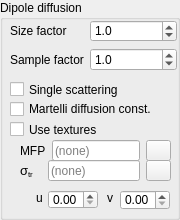
<?xml version="1.0" encoding="UTF-8"?>
<ui version="4.0">
 <class>DipoleBSSRDFSettings</class>
 <widget class="QGroupBox" name="DipoleBSSRDFSettings">
  <property name="geometry">
   <rect>
    <x>0</x>
    <y>0</y>
    <width>180</width>
    <height>220</height>
   </rect>
  </property>
  <property name="minimumSize">
   <size>
    <width>0</width>
    <height>220</height>
   </size>
  </property>
  <property name="maximumSize">
   <size>
    <width>16777215</width>
    <height>220</height>
   </size>
  </property>
  <property name="windowTitle">
   <string>GroupBox</string>
  </property>
  <property name="title">
   <string>Dipole diffusion</string>
  </property>
  <widget class="QWidget" name="formLayoutWidget_4">
   <property name="geometry">
    <rect>
     <x>10</x>
     <y>20</y>
     <width>167</width>
     <height>51</height>
    </rect>
   </property>
   <layout class="QFormLayout" name="formLayout_7">
    <item row="0" column="0">
     <widget class="QLabel" name="subsurfaceSizeLabel">
      <property name="text">
       <string>Size factor</string>
      </property>
     </widget>
    </item>
    <item row="0" column="1">
     <widget class="QDoubleSpinBox" name="subsurfaceSizeSpinBox">
      <property name="maximumSize">
       <size>
        <width>100</width>
        <height>16777215</height>
       </size>
      </property>
      <property name="decimals">
       <number>1</number>
      </property>
      <property name="maximum">
       <double>100000.000000000000000</double>
      </property>
      <property name="singleStep">
       <double>0.100000000000000</double>
      </property>
      <property name="value">
       <double>1.000000000000000</double>
      </property>
     </widget>
    </item>
    <item row="1" column="0">
     <widget class="QLabel" name="subsurfaceSampleFactorLabel">
      <property name="text">
       <string>Sample factor</string>
      </property>
     </widget>
    </item>
    <item row="1" column="1">
     <widget class="QDoubleSpinBox" name="subsurfaceSampleFactorSpinBox">
      <property name="maximumSize">
       <size>
        <width>100</width>
        <height>16777215</height>
       </size>
      </property>
      <property name="decimals">
       <number>1</number>
      </property>
      <property name="maximum">
       <double>100000.000000000000000</double>
      </property>
      <property name="value">
       <double>1.000000000000000</double>
      </property>
     </widget>
    </item>
   </layout>
  </widget>
  <widget class="QCheckBox" name="singleScatteringCheckBox">
   <property name="geometry">
    <rect>
     <x>10</x>
     <y>80</y>
     <width>161</width>
     <height>19</height>
    </rect>
   </property>
   <property name="text">
    <string>Single scattering</string>
   </property>
  </widget>
  <widget class="QCheckBox" name="martelliDCheckBox">
   <property name="geometry">
    <rect>
     <x>10</x>
     <y>99</y>
     <width>161</width>
     <height>20</height>
    </rect>
   </property>
   <property name="text">
    <string>Martelli diffusion const.</string>
   </property>
  </widget>
  <widget class="QCheckBox" name="textureCheckBox">
   <property name="geometry">
    <rect>
     <x>10</x>
     <y>120</y>
     <width>91</width>
     <height>19</height>
    </rect>
   </property>
   <property name="text">
    <string>Use textures</string>
   </property>
  </widget>
  <widget class="QWidget" name="textureWidget" native="true">
   <property name="geometry">
    <rect>
     <x>20</x>
     <y>140</y>
     <width>161</width>
     <height>71</height>
    </rect>
   </property>
   <widget class="QWidget" name="gridLayoutWidget_2">
    <property name="geometry">
     <rect>
      <x>0</x>
      <y>0</y>
      <width>151</width>
      <height>21</height>
     </rect>
    </property>
    <layout class="QGridLayout" name="gridLayout_3">
     <item row="0" column="0">
      <widget class="QLabel" name="label_4">
       <property name="toolTip">
        <string>The mean free path</string>
       </property>
       <property name="text">
        <string>MFP</string>
       </property>
      </widget>
     </item>
     <item row="0" column="1">
      <widget class="QLineEdit" name="textureZrEdit">
       <property name="placeholderText">
        <string>(none)</string>
       </property>
      </widget>
     </item>
     <item row="0" column="2">
      <widget class="QPushButton" name="textureZrButton">
       <property name="maximumSize">
        <size>
         <width>25</width>
         <height>16777215</height>
        </size>
       </property>
       <property name="text">
        <string/>
       </property>
       <property name="icon">
        <iconset resource="resources.qrc">
         <normaloff>:/resources/open16.png</normaloff>:/resources/open16.png</iconset>
       </property>
      </widget>
     </item>
    </layout>
   </widget>
   <widget class="QDoubleSpinBox" name="textureVSpinBox">
    <property name="geometry">
     <rect>
      <x>100</x>
      <y>50</y>
      <width>50</width>
      <height>20</height>
     </rect>
    </property>
    <property name="maximumSize">
     <size>
      <width>50</width>
      <height>16777215</height>
     </size>
    </property>
    <property name="toolTip">
     <string>V scaling</string>
    </property>
    <property name="decimals">
     <number>2</number>
    </property>
    <property name="maximum">
     <double>1000.000000000000000</double>
    </property>
   </widget>
   <widget class="QWidget" name="gridLayoutWidget_3">
    <property name="geometry">
     <rect>
      <x>0</x>
      <y>20</y>
      <width>151</width>
      <height>21</height>
     </rect>
    </property>
    <layout class="QGridLayout" name="gridLayout_4">
     <item row="0" column="0">
      <widget class="QLabel" name="label_5">
       <property name="toolTip">
        <string>SigmaTr, the transport coefficient.</string>
       </property>
       <property name="text">
        <string>&lt;!DOCTYPE HTML PUBLIC &quot;-//W3C//DTD HTML 4.0//EN&quot; &quot;http://www.w3.org/TR/REC-html40/strict.dtd&quot;&gt;
&lt;html&gt;&lt;head&gt;&lt;meta name=&quot;qrichtext&quot; content=&quot;1&quot; /&gt;&lt;style type=&quot;text/css&quot;&gt;
p, li { white-space: pre-wrap; }
&lt;/style&gt;&lt;/head&gt;&lt;body style=&quot; font-family:'Sans Serif'; font-size:9pt; font-weight:400; font-style:normal;&quot;&gt;
&lt;p style=&quot; margin-top:0px; margin-bottom:0px; margin-left:0px; margin-right:0px; -qt-block-indent:0; text-indent:0px;&quot;&gt;&lt;span style=&quot; font-size:10pt;&quot;&gt;σ&lt;/span&gt;&lt;span style=&quot; font-size:10pt; vertical-align:sub;&quot;&gt;tr    &lt;/span&gt;&lt;/p&gt;&lt;/body&gt;&lt;/html&gt;</string>
       </property>
      </widget>
     </item>
     <item row="0" column="1">
      <widget class="QLineEdit" name="textureSigmaTrEdit">
       <property name="placeholderText">
        <string>(none)</string>
       </property>
      </widget>
     </item>
     <item row="0" column="2">
      <widget class="QPushButton" name="textureSigmaTrButton">
       <property name="maximumSize">
        <size>
         <width>25</width>
         <height>16777215</height>
        </size>
       </property>
       <property name="text">
        <string/>
       </property>
       <property name="icon">
        <iconset resource="resources.qrc">
         <normaloff>:/resources/open16.png</normaloff>:/resources/open16.png</iconset>
       </property>
      </widget>
     </item>
    </layout>
   </widget>
   <widget class="QLabel" name="label_9">
    <property name="geometry">
     <rect>
      <x>87</x>
      <y>50</y>
      <width>16</width>
      <height>16</height>
     </rect>
    </property>
    <property name="text">
     <string>v</string>
    </property>
   </widget>
   <widget class="QDoubleSpinBox" name="textureUSpinBox">
    <property name="geometry">
     <rect>
      <x>28</x>
      <y>50</y>
      <width>50</width>
      <height>19</height>
     </rect>
    </property>
    <property name="maximumSize">
     <size>
      <width>50</width>
      <height>16777215</height>
     </size>
    </property>
    <property name="toolTip">
     <string>U scaling</string>
    </property>
    <property name="decimals">
     <number>2</number>
    </property>
    <property name="maximum">
     <double>1000.000000000000000</double>
    </property>
    <property name="singleStep">
     <double>0.100000000000000</double>
    </property>
   </widget>
   <widget class="QLabel" name="label_8">
    <property name="geometry">
     <rect>
      <x>16</x>
      <y>50</y>
      <width>16</width>
      <height>16</height>
     </rect>
    </property>
    <property name="text">
     <string>u</string>
    </property>
   </widget>
  </widget>
 </widget>
 <resources>
  <include location="resources.qrc"/>
 </resources>
 <connections/>
</ui>
